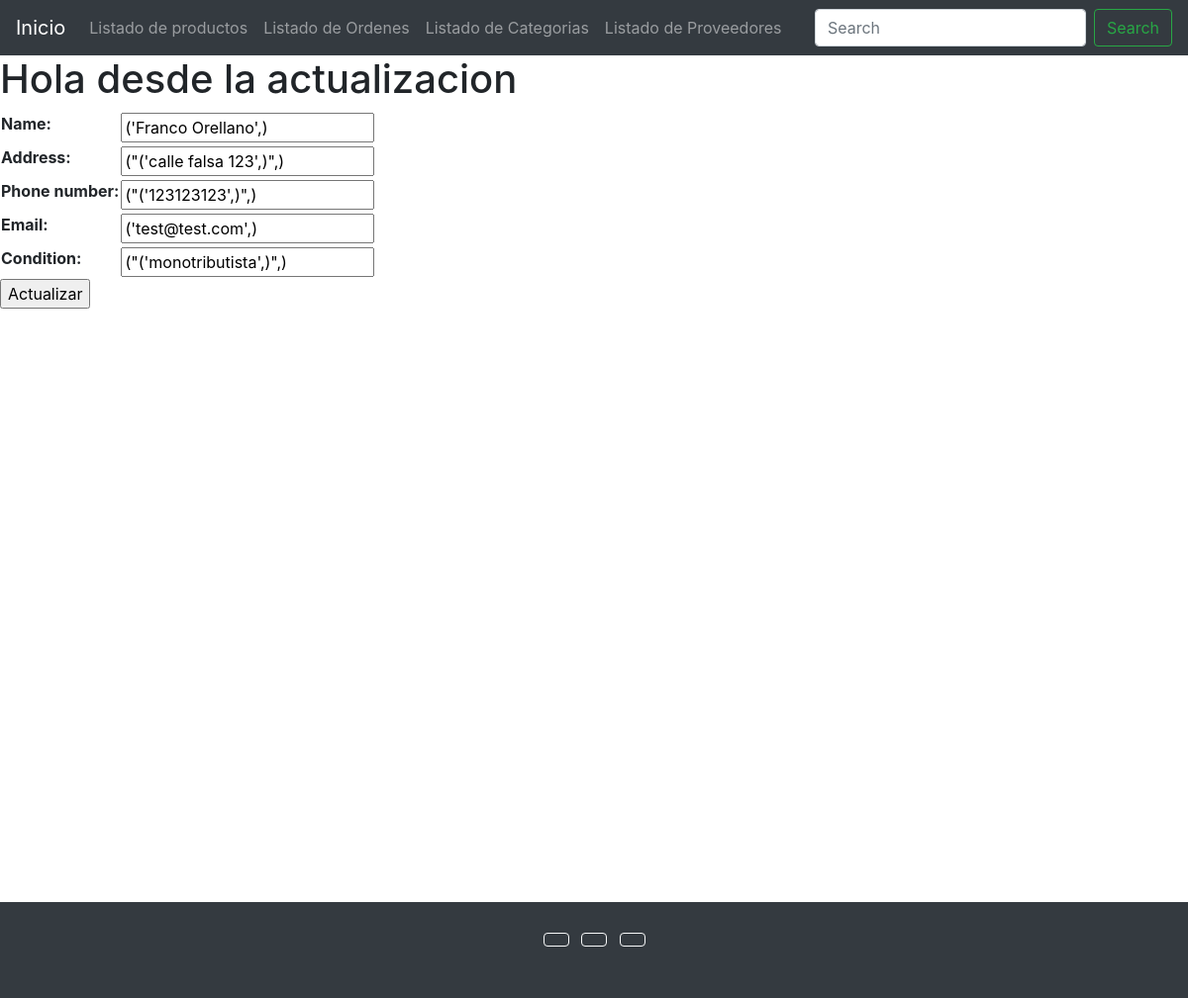
/providers/provider-update/1/, run on an earlier commit of the app's database.
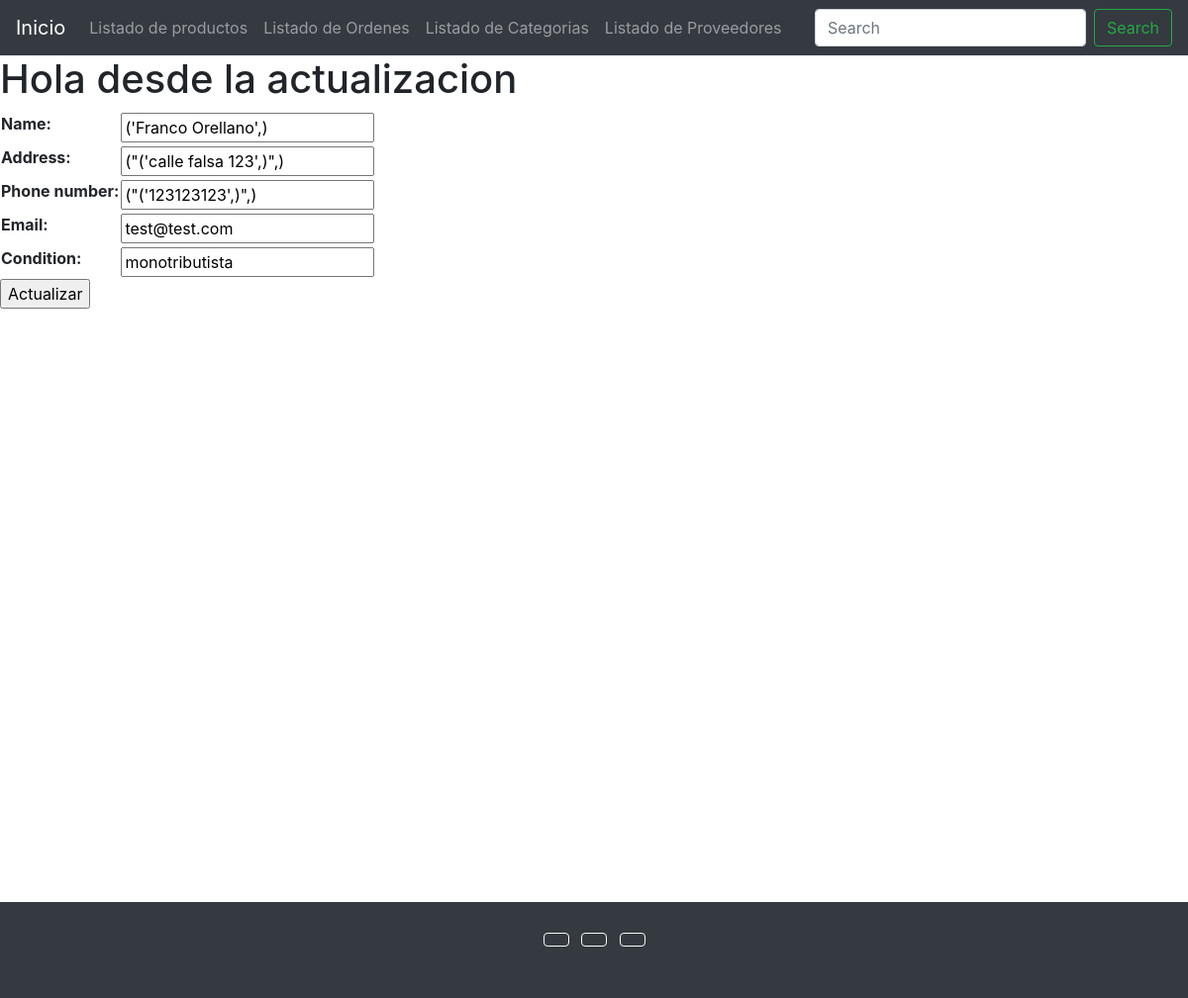
And on a later commit of the database.
### providers/models.py (models this page shows, shortened)
class Provider(models.Model):
    CONDITION_CHOICES = (
        ('monotributista', 'monotributista'),
        ('responsable inscripto', 'responsable inscripto'),
    )
    name = models.CharField(max_length=100)
    address = models.CharField(max_length=300)
    phone_number = models.CharField(max_length=20)
    email = models.EmailField()
    condition = models.CharField(max_length=50, choices = CONDITION_CHOICES)
    is_active = models.BooleanField(default=True)

### providers/views.py (the view, shortened to what this page needs)
# urls.py: path('provider-update/<int:pk>/', provider_update, name='provider_update'),
def provider_update(request, pk):
    provider = Provider.objects.get(id=pk)
    if request.method == 'GET':
        context = {
            'form': ProviderForm(
                initial={
                    'name':provider.name,
                    'address':provider.address,
                    'phone_number':provider.phone_number,
                    'email':provider.email,
                    'condition':provider.condition,
                }
            )
        }
        return render(request, 'providers/provider-update.html', context=context)

### providers/forms.py
class ProviderForm(forms.Form):
    name = forms.CharField(max_length=100)
    address = forms.CharField(max_length=300)
    phone_number = forms.CharField(max_length=20)
    email = forms.EmailField()
    condition = forms.CharField(max_length=50)

### templates/providers/provider-update.html (shortened to what this page needs)
{% extends 'base.html' %}
{% block content %}
    <h1>Hola desde la actualizacion</h1>
    {% if form %}
        <form action="" method="POST">
            <table>
                {{form.as_table}}
            </table>
            <input type="submit" value="Actualizar">
        </form>
    {% endif %}
{% endblock %}

What changed in the data, as far as the page shows it:
changed Provider "('Franco Orellano',)": email "('test@test.com',)" → "test@test.com"; condition "(\"('monotributista',)\",)" → "monotributista"
